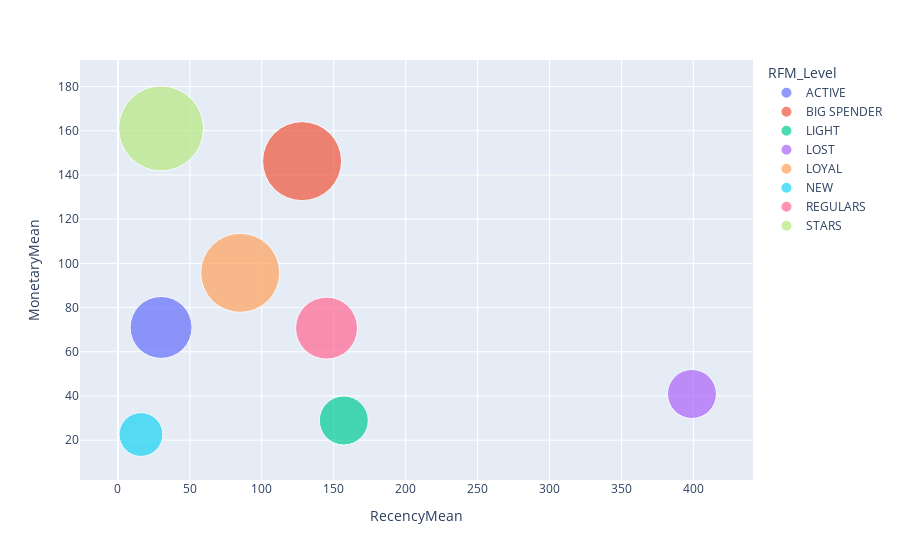

Notebook code for this chart:
### Code cell
import plotly.express as px

fig = px.scatter(rfm_agg_pd, x="RecencyMean", y="MonetaryMean", size="FrequencyMean", color="RFM_Level",
           hover_name="RFM_Level", size_max = 60) 
fig.show()

### Figure 1 — Plotly figure (JSON) as saved in the notebook; plotly's stock layout.template omitted (floating-point values rounded to 4 significant figures)
{"data": [{"hovertemplate": "<b>%{hovertext}</b><br><br>RFM_Level=ACTIVE<br>RecencyMean=%{x}<br>MonetaryMean=%{y}<br>FrequencyMean=%{marker.size}<extra></extra>", "hovertext": ["ACTIVE"], "legendgroup": "ACTIVE", "marker": {"color": "#636efa", "size": [8], "sizemode": "area", "sizeref": 0.004167, "symbol": "circle"}, "mode": "markers", "name": "ACTIVE", "orientation": "v", "showlegend": true, "type": "scatter", "x": [30], "xaxis": "x", "y": [71], "yaxis": "y"}, {"hovertemplate": "<b>%{hovertext}</b><br><br>RFM_Level=BIG SPENDER<br>RecencyMean=%{x}<br>MonetaryMean=%{y}<br>FrequencyMean=%{marker.size}<extra></extra>", "hovertext": ["BIG SPENDER"], "legendgroup": "BIG SPENDER", "marker": {"color": "#EF553B", "size": [13], "sizemode": "area", "sizeref": 0.004167, "symbol": "circle"}, "mode": "markers", "name": "BIG SPENDER", "orientation": "v", "showlegend": true, "type": "scatter", "x": [128], "xaxis": "x", "y": [146.2], "yaxis": "y"}, {"hovertemplate": "<b>%{hovertext}</b><br><br>RFM_Level=LIGHT<br>RecencyMean=%{x}<br>MonetaryMean=%{y}<br>FrequencyMean=%{marker.size}<extra></extra>", "hovertext": ["LIGHT"], "legendgroup": "LIGHT", "marker": {"color": "#00cc96", "size": [5], "sizemode": "area", "sizeref": 0.004167, "symbol": "circle"}, "mode": "markers", "name": "LIGHT", "orientation": "v", "showlegend": true, "type": "scatter", "x": [157], "xaxis": "x", "y": [28.9], "yaxis": "y"}, {"hovertemplate": "<b>%{hovertext}</b><br><br>RFM_Level=LOST<br>RecencyMean=%{x}<br>MonetaryMean=%{y}<br>FrequencyMean=%{marker.size}<extra></extra>", "hovertext": ["LOST"], "legendgroup": "LOST", "marker": {"color": "#ab63fa", "size": [5], "sizemode": "area", "sizeref": 0.004167, "symbol": "circle"}, "mode": "markers", "name": "LOST", "orientation": "v", "showlegend": true, "type": "scatter", "x": [399], "xaxis": "x", "y": [40.9], "yaxis": "y"}, {"hovertemplate": "<b>%{hovertext}</b><br><br>RFM_Level=LOYAL<br>RecencyMean=%{x}<br>MonetaryMean=%{y}<br>FrequencyMean=%{marker.size}<extra></extra>", "hovertext": ["LOYAL"], "legendgroup": "LOYAL", "marker": {"color": "#FFA15A", "size": [13], "sizemode": "area", "sizeref": 0.004167, "symbol": "circle"}, "mode": "markers", "name": "LOYAL", "orientation": "v", "showlegend": true, "type": "scatter", "x": [85], "xaxis": "x", "y": [95.7], "yaxis": "y"}, {"hovertemplate": "<b>%{hovertext}</b><br><br>RFM_Level=NEW<br>RecencyMean=%{x}<br>MonetaryMean=%{y}<br>FrequencyMean=%{marker.size}<extra></extra>", "hovertext": ["NEW"], "legendgroup": "NEW", "marker": {"color": "#19d3f3", "size": [4], "sizemode": "area", "sizeref": 0.004167, "symbol": "circle"}, "mode": "markers", "name": "NEW", "orientation": "v", "showlegend": true, "type": "scatter", "x": [16], "xaxis": "x", "y": [22.56], "yaxis": "y"}, {"hovertemplate": "<b>%{hovertext}</b><br><br>RFM_Level=REGULARS<br>RecencyMean=%{x}<br>MonetaryMean=%{y}<br>FrequencyMean=%{marker.size}<extra></extra>", "hovertext": ["REGULARS"], "legendgroup": "REGULARS", "marker": {"color": "#FF6692", "size": [8], "sizemode": "area", "sizeref": 0.004167, "symbol": "circle"}, "mode": "markers", "name": "REGULARS", "orientation": "v", "showlegend": true, "type": "scatter", "x": [145], "xaxis": "x", "y": [70.7], "yaxis": "y"}, {"hovertemplate": "<b>%{hovertext}</b><br><br>RFM_Level=STARS<br>RecencyMean=%{x}<br>MonetaryMean=%{y}<br>FrequencyMean=%{marker.size}<extra></extra>", "hovertext": ["STARS"], "legendgroup": "STARS", "marker": {"color": "#B6E880", "size": [15], "sizemode": "area", "sizeref": 0.004167, "symbol": "circle"}, "mode": "markers", "name": "STARS", "orientation": "v", "showlegend": true, "type": "scatter", "x": [30], "xaxis": "x", "y": [161.1], "yaxis": "y"}], "layout": {"legend": {"itemsizing": "constant", "title": {"text": "RFM_Level"}, "tracegroupgap": 0}, "margin": {"t": 60}, "xaxis": {"anchor": "y", "domain": [0, 1], "title": {"text": "RecencyMean"}}, "yaxis": {"anchor": "x", "domain": [0, 1], "title": {"text": "MonetaryMean"}}}}
